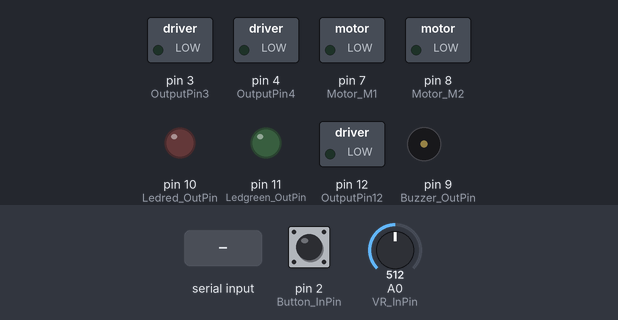
Bench run of a sketch on a simulated Arduino Uno, built with avr-gcc and run on an emulated ATmega328P. Shown: switched loads named in the sketch (green lamp = pin HIGH), output pins drawn as LEDs (lit = HIGH), buzzer (waves = sounding). The test bench sets the inputs (shaded band); at power-on: pin 2 (Button_InPin) LOW, A0 (VR_InPin) = 512. What the sketch prints to the serial monitor is not drawn.

Above: at 1.2 s.
1.3 s: "2" received over Serial
At 4.2 s:
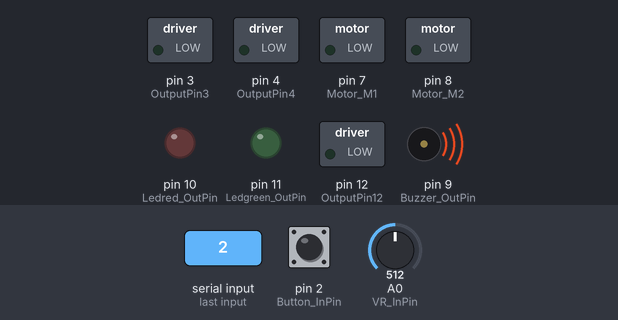
4.3 s: "3" received over Serial
7.3 s: pin 2 (Button_InPin) pulled HIGH for 3.2 s
At 10.9 s:
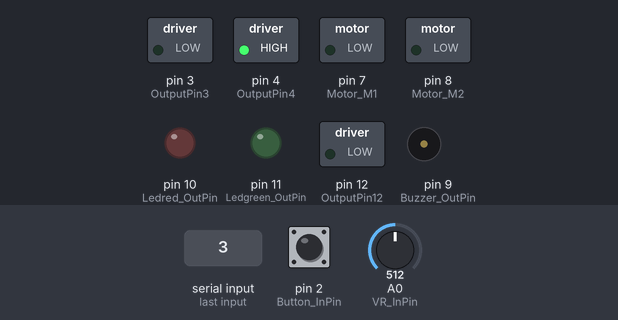
12.0 s: "4" received over Serial
At 13.2 s:
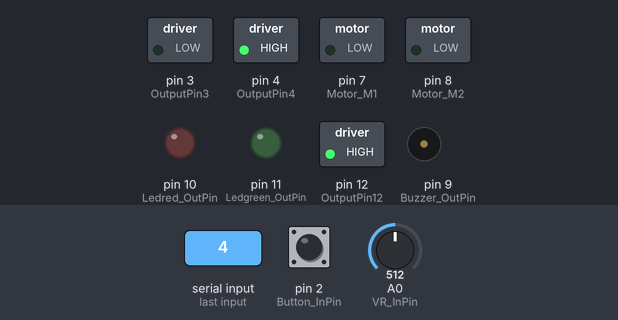
13.5 s: pin 2 (Button_InPin) pulled HIGH for 0.15 s
At 13.6 s:
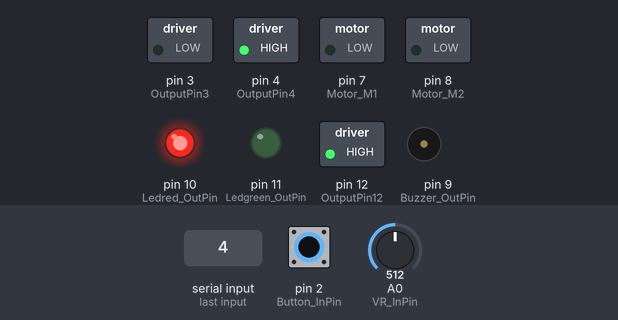
15.2 s: "5" received over Serial
At 16.3 s:
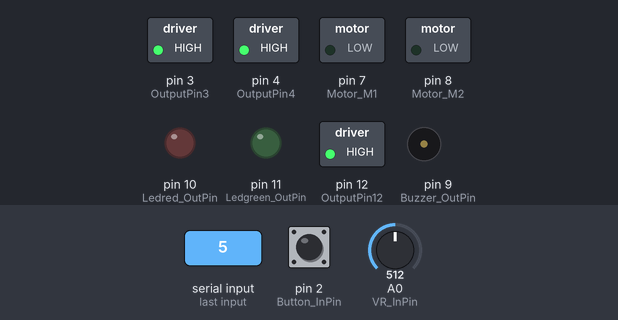
Timing chart, 0 to 17.7 s (numbered marks = the images above; inputs shaded):
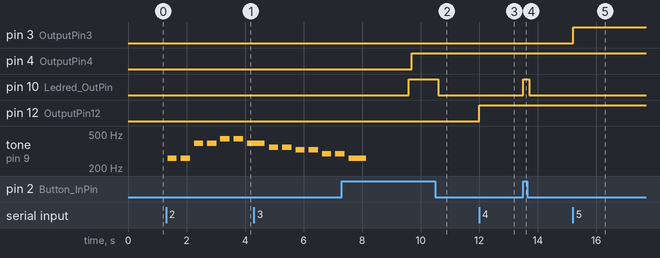

Measured:
- after the input at 1.3 s, tone on pin 9 (Buzzer_OutPin): plays 260 Hz for 0.32 s, 260 Hz for 0.32 s, 391 Hz for 0.32 s, 391 Hz for 0.32 s, 438 Hz for 0.32 s, 438 Hz for 0.32 s … (7 notes in this stretch), starting after 0.05 s
- after the input at 7.3 s, pin 10 (Ledred_OutPin): LOW → HIGH after 2.3 s, → LOW 1.0 s later
- after the input at 12.0 s, pin 12 (OutputPin12): LOW → HIGH at once
- after the input at 13.5 s, pin 10 (Ledred_OutPin): LOW → HIGH at once, → LOW 0.20 s later
- after the input at 15.2 s, pin 3 (OutputPin3): LOW → HIGH at once

The sketch:

s4aforandroid.ino
```cpp
/*
  Arduino Interactive Shield (AIS)/S4A sensor board testing sketch
  Input components: Light sensor, microphone, VR slide, Button
  Output components: Red Led, Green Led, Buzzer(speaker)

  Author: http://motoduino.com
  Description: S4A sensor board is suitable for arduino.
 */

const int Motor_E1 = 5; // digital pin 5 of Arduino (PWM)
const int Motor_E2 = 6;  // digital pin 6 of Arduino (PWM)
const int Motor_M1 = 7;     // digital pin 7 of Arduino
const int Motor_M2 = 8;    // digital pin 8 of Arduino


// INPUT PIN
const int VR_InPin = A0;  // Analog input pin that the potentiometer is attached to
const int CDS_InPin = A1;  // Analog input pin that Light Sensor is attached
const int MIC_InPin = A2;  // Analog input pin that the microphone is attached
const int Button_InPin = 2;  // Digitalg input pin

// OUTPUT PIN
const int Ledred_OutPin = 10; // Analog output pin that the RED LED is attached
const int Ledgreen_OutPin = 11; // Analog output pin that the GREEN LED is attached
const int Buzzer_OutPin = 9; // Analog output pin that the Buzzer is attached

const int OutputPin3 = 3;  // reserve
const int OutputPin4 = 4;  // reserve
const int OutputPin12 = 12;  // reserve

int sensorValue = 0;        // value read from the pot
int outputValue = 0;        // value output to the PWM (analog out)

int length = 15; // the number of notes
char notes[] = "ccggaagffeeddc "; // a space represents a rest
int beats[] = { 1, 1, 1, 1, 1, 1, 2, 1, 1, 1, 1, 1, 1, 2, 4 };
int tempo = 300;
// variables will change:
int buttonState = 0;         // variable for reading the pushbutton status
char val;  // variable to receive data from the serial port(bluetooth)

int mSwitch1_Status;
int mSwitch2_Status;
int mSwitch3_Status;
int mSwitch4_Status;
int mSwitch5_Status;

void playTone(int tone, int duration) {
  for (long i = 0; i < duration * 1000L; i += tone * 2) {
    digitalWrite(Buzzer_OutPin, HIGH);
    delayMicroseconds(tone);
    digitalWrite(Buzzer_OutPin, LOW);
    delayMicroseconds(tone);
  }
}

void playNote(char note, int duration) {
  char names[] = { 'c', 'd', 'e', 'f', 'g', 'a', 'b', 'C' };
  int tones[] = { 1915, 1700, 1519, 1432, 1275, 1136, 1014, 956 };

  // play the tone corresponding to the note name
  for (int i = 0; i < 8; i++) {
    if (names[i] == note) {
      playTone(tones[i], duration);
    }
  }
}

void switch1()
{
  if(mSwitch1_Status == 0)
  {
    digitalWrite(Ledgreen_OutPin, HIGH);
    mSwitch1_Status = 1;
  }
  else
  {
    digitalWrite(Ledgreen_OutPin, LOW);
    mSwitch1_Status = 0;
  }
}

void switch2()
{
    // Buzzer testing
      for (int i = 0; i < length; i++) {
      if (notes[i] == ' ') {
        delay(beats[i] * tempo); // rest
      } else {
        playNote(notes[i], beats[i] * tempo);
      }

      // pause between notes
      delay(tempo / 2);
    }
}

void switch3()
{
  Serial.println("switch3!");

  if(mSwitch3_Status == 0)
  {
    digitalWrite(OutputPin4, HIGH);
    mSwitch3_Status = 1;
  }
  else
  {
    digitalWrite(OutputPin4, LOW);
    mSwitch3_Status = 0;
  }

}

void switch4()
{
  Serial.println("switch4!");

  if(mSwitch4_Status == 0)
  {
    digitalWrite(OutputPin12, HIGH);
    mSwitch4_Status = 1;
  }
  else
  {
    digitalWrite(OutputPin12, LOW);
    mSwitch4_Status = 0;
  }

}

void switch5()
{
  Serial.println("switch5!");

  if(mSwitch5_Status == 0)
  {
    digitalWrite(OutputPin3, HIGH);
    mSwitch5_Status = 1;
  }
  else
  {
    digitalWrite(OutputPin3, LOW);
    mSwitch5_Status = 0;
  }

}

void motorstop(byte flag, byte motorspeed)
{
//  Serial.println("Stop!");
  digitalWrite( Motor_E1, motorspeed);
  digitalWrite( Motor_E2, motorspeed);

}

void forward(byte flag, byte motorspeed)
{
//  Serial.println("Forward!");

  digitalWrite( Motor_M1, HIGH);
  digitalWrite( Motor_M2, HIGH);

  analogWrite( Motor_E1, motorspeed);
  analogWrite( Motor_E2, motorspeed);

}

void backward(byte flag, byte motorspeed)
{
//  Serial.println("Backward!");

  digitalWrite( Motor_M1, LOW);
  digitalWrite( Motor_M2, LOW);

  analogWrite( Motor_E1, motorspeed);
  analogWrite( Motor_E2, motorspeed);

}

void right(byte flag, byte motorspeed)
{
//  Serial.println("Turn Right! ");

  digitalWrite( Motor_M1, HIGH);
  digitalWrite( Motor_M2, HIGH);

  analogWrite( Motor_E1, motorspeed);
  analogWrite( Motor_E2, 0);

}

void left(byte flag, byte motorspeed)
{
//  Serial.println("Turn Left!");

  digitalWrite( Motor_M1, HIGH);
  digitalWrite( Motor_M2, HIGH);

  analogWrite( Motor_E1, 0);
  analogWrite( Motor_E2, motorspeed);

}

void setup() {
  // initialize serial communications at 57600 bps:
  Serial.begin(57600);

  pinMode(Motor_M1, OUTPUT);
  pinMode(Motor_M2, OUTPUT);

  pinMode(Ledred_OutPin, OUTPUT);
  pinMode(Ledgreen_OutPin, OUTPUT);
  pinMode(Buzzer_OutPin, OUTPUT);

  pinMode(OutputPin3, OUTPUT);
  pinMode(OutputPin4, OUTPUT);
  pinMode(OutputPin12, OUTPUT);

  // initialize the pushbutton pin as an input:
  pinMode(VR_InPin, INPUT);
  pinMode(CDS_InPin, INPUT);
  pinMode(MIC_InPin, INPUT);
  pinMode(Button_InPin, INPUT);

  mSwitch1_Status = 0;
  mSwitch2_Status = 0;
  mSwitch3_Status = 0;
  mSwitch4_Status = 0;
  mSwitch5_Status = 0;

}

void loop() {

    if(Serial.available())
  {
    val = Serial.read();
    switch(val)
    {
      case 'f':   // car forward
                forward(0, 255);
                break;
      case 'b':   // car backward
                backward(0, 255);
                break;
      case 'l':   // car turn left
                left(0, 255);
                break;
      case 'r':   // car turn right
                right(0, 255);
                break;
      case 's':   // car stop
                motorstop(0, 0);
                break;
      case '1':  //Switch_1 : ON/OFF
                switch1();
                break;
      case '2':  // Switch_2 : ON/OFF
                switch2();
                break;
      case '3':  // Switch_3 : ON/OFF
                switch3();
                break;
      case '4':  // Switch_4 : ON/OFF
                switch4();
                break;
      case '5':  // Switch_5 : ON/OFF
                switch5();
                break;
      default:
                break;
    }

  }

    // Test button
  buttonState = digitalRead(Button_InPin);
  // check if the pushbutton is pressed.
  // if it is, the buttonState is HIGH:
  if (buttonState == HIGH)
    // turn LED on:
    digitalWrite(Ledred_OutPin, HIGH);
   else
    digitalWrite(Ledred_OutPin, LOW);


  // Test VR
  // read the analog in value:
  sensorValue = analogRead(VR_InPin);
  if(sensorValue != 0)
  {
    // map it to the range of the analog out:
    outputValue = map(sensorValue, 0, 1023, 0, 255);
    // change the analog out value:
    Serial.print("T");   // Send data to android mobile through bluetooth.
    Serial.print(outputValue);  // Send data to android mobile through bluetooth.
    Serial.print("#");  // End of data     // Send data to android mobile through bluetooth.
  }

  // wait 100 milliseconds before the next loop
  // for the analog-to-digital converter to settle
  // after the last reading:
  delay(100);
}
```
